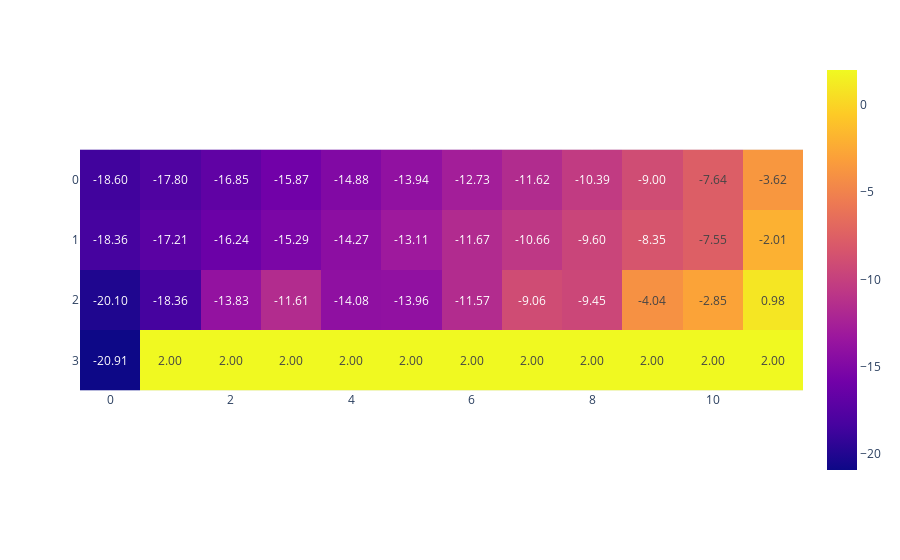
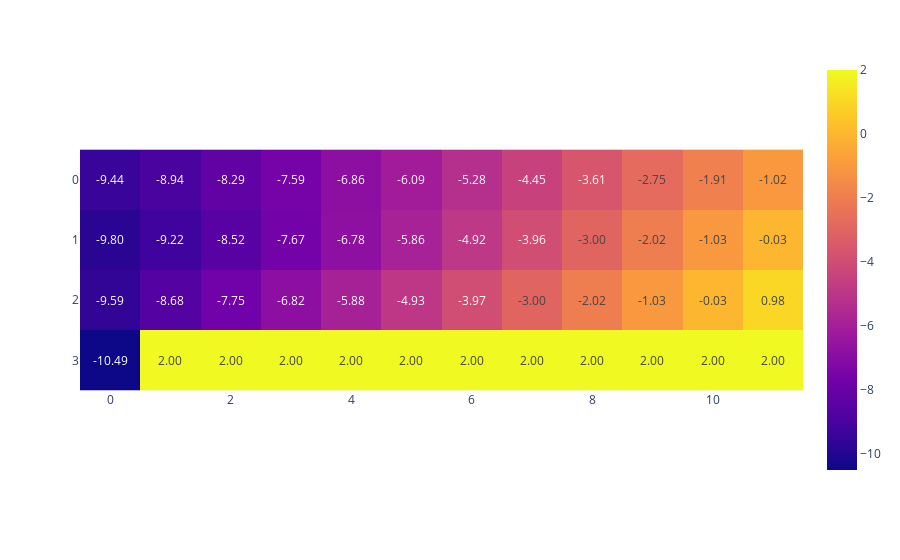

Notebook source saved alongside these figures, in order:
### Markdown cell above
# Trying it on a new environment

### Code cell
def show_cliff_value(Q: Arr, title: Optional[str] = None):
    '''
    Displays the value of each state in CliffWalking-v0 given a Q-value table.
    '''
    V = Q.max(axis=-1).reshape(4, 12)
    fig = px.imshow(V, text_auto=".2f", title=title)
    fig.show()

def show_cliff_policy(Q: Arr):
    '''
    Displays the greedy policy for CliffWalking-v0 given a Q-value table.
    '''
    pi = Q.argmax(axis=-1).reshape((4, 12))
    objects = {(3, 0): "green", (3, 11): "red"} | {(3, i): "black" for i in range(1, 11)}
    img = Image.new(mode="RGB", size=(1200, 400), color="white")
    draw = ImageDraw.Draw(img)
    for x in range(0, img.width+1, 100):
        draw.line([(x, 0), (x, img.height)], fill="black", width=4)
    for y in range(0, img.height+1, 100):
        draw.line([(0, y), (img.width, y)], fill="black", width=4)
    for x in range(12):
        for y in range(4):
            draw.regular_polygon((50+x*100, 50+y*100, 20), 3, rotation=-int(90*pi[y][x]), fill="black")
            if (y, x) in objects:
                draw.regular_polygon((50+x*100, 50+y*100, 40), 4, fill=objects[(y, x)])
    display(img.resize((600, 200)))


if MAIN:
    cliffwalker = gym.make("CliffWalking-v0")
    config_cliff = AgentConfig(0.12, 0.1, 2) # somewhat finetuned - may be overfitted
    n_runs = 1000
    gamma = 0.99
    seed = 1
    args_cliff = (cliffwalker, config_cliff, gamma, seed)
    agents_cliff = [SARSA(*args_cliff), QLearning(*args_cliff)] # [Cheater(*args_nor), QLearning(*args_nor), SARSA(*args_nor), Random(*args_nor)]
    returns_cliff = {}
    for agent in agents_cliff:
        returns_cliff[agent.name] = agent.train(n_runs)

if MAIN:
    for agent in agents_cliff:
        name = agent.name
        show_cliff_value(agent.Q)
        show_cliff_policy(agent.Q)
        plt.plot(utils.cummean(returns_cliff[name]), label=name)
    plt.legend()
    plt.title(f"Avg. reward on The Cliff")
    plt.show()

### Figure 1 — Plotly figure (JSON) as saved in the notebook; plotly's stock layout.template omitted (floating-point values rounded to 4 significant figures)
{"data": [{"coloraxis": "coloraxis", "hovertemplate": "x: %{x}<br>y: %{y}<br>color: %{z}<extra></extra>", "name": "0", "texttemplate": "%{z:.2f}", "type": "heatmap", "xaxis": "x", "yaxis": "y", "z": [[-18.6, -17.8, -16.85, -15.87, -14.88, -13.94, -12.73, -11.62, -10.39, -8.999, -7.642, -3.617], [-18.36, -17.21, -16.24, -15.29, -14.27, -13.11, -11.67, -10.66, -9.598, -8.354, -7.548, -2.009], [-20.1, -18.36, -13.83, -11.61, -14.08, -13.96, -11.57, -9.063, -9.452, -4.041, -2.846, 0.98], [-20.91, 2, 2, 2, 2, 2, 2, 2, 2, 2, 2, 2]]}], "layout": {"coloraxis": {"colorscale": [[0, "#0d0887"], [0.1111, "#46039f"], [0.2222, "#7201a8"], [0.3333, "#9c179e"], [0.4444, "#bd3786"], [0.5556, "#d8576b"], [0.6667, "#ed7953"], [0.7778, "#fb9f3a"], [0.8889, "#fdca26"], [1, "#f0f921"]]}, "margin": {"t": 60}, "xaxis": {"anchor": "y", "constrain": "domain", "domain": [0, 1], "scaleanchor": "y"}, "yaxis": {"anchor": "x", "autorange": "reversed", "constrain": "domain", "domain": [0, 1]}}}

### Figure 2 — Plotly figure (JSON) as saved in the notebook; plotly's stock layout.template omitted (floating-point values rounded to 4 significant figures)
{"data": [{"coloraxis": "coloraxis", "hovertemplate": "x: %{x}<br>y: %{y}<br>color: %{z}<extra></extra>", "name": "0", "texttemplate": "%{z:.2f}", "type": "heatmap", "xaxis": "x", "yaxis": "y", "z": [[-9.44, -8.94, -8.288, -7.59, -6.864, -6.091, -5.276, -4.447, -3.607, -2.752, -1.906, -1.015], [-9.797, -9.216, -8.517, -7.672, -6.782, -5.86, -4.919, -3.964, -2.997, -2.018, -1.029, -0.0298], [-9.589, -8.675, -7.753, -6.821, -5.88, -4.929, -3.969, -2.999, -2.019, -1.03, -0.0298, 0.98], [-10.49, 2, 2, 2, 2, 2, 2, 2, 2, 2, 2, 2]]}], "layout": {"coloraxis": {"colorscale": [[0, "#0d0887"], [0.1111, "#46039f"], [0.2222, "#7201a8"], [0.3333, "#9c179e"], [0.4444, "#bd3786"], [0.5556, "#d8576b"], [0.6667, "#ed7953"], [0.7778, "#fb9f3a"], [0.8889, "#fdca26"], [1, "#f0f921"]]}, "margin": {"t": 60}, "xaxis": {"anchor": "y", "constrain": "domain", "domain": [0, 1], "scaleanchor": "y"}, "yaxis": {"anchor": "x", "autorange": "reversed", "constrain": "domain", "domain": [0, 1]}}}
